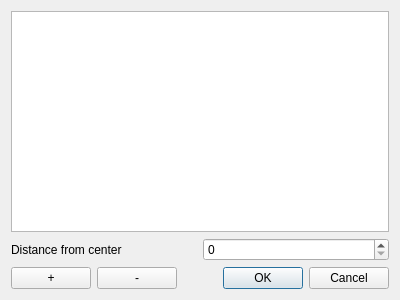
<?xml version="1.0" encoding="UTF-8"?>
<ui version="4.0">
 <class>ScrewsDialog</class>
 <widget class="QDialog" name="ScrewsDialog">
  <property name="geometry">
   <rect>
    <x>0</x>
    <y>0</y>
    <width>400</width>
    <height>300</height>
   </rect>
  </property>
  <property name="windowTitle">
   <string>Dialog</string>
  </property>
  <layout class="QVBoxLayout" name="verticalLayout">
   <item>
    <widget class="QListWidget" name="screwListWidget"/>
   </item>
   <item>
    <layout class="QHBoxLayout" name="horizontalLayout_2">
     <item>
      <widget class="QLabel" name="label">
       <property name="text">
        <string>Distance from center</string>
       </property>
      </widget>
     </item>
     <item>
      <widget class="QSpinBox" name="centerDistanceSpinBox">
       <property name="maximum">
        <number>100000000</number>
       </property>
      </widget>
     </item>
    </layout>
   </item>
   <item>
    <layout class="QHBoxLayout" name="horizontalLayout">
     <item>
      <widget class="QPushButton" name="addScrewButton">
       <property name="text">
        <string>+</string>
       </property>
      </widget>
     </item>
     <item>
      <widget class="QPushButton" name="removeScrewButton">
       <property name="text">
        <string>-</string>
       </property>
      </widget>
     </item>
     <item>
      <widget class="QDialogButtonBox" name="buttonBox">
       <property name="orientation">
        <enum>Qt::Horizontal</enum>
       </property>
       <property name="standardButtons">
        <set>QDialogButtonBox::Cancel|QDialogButtonBox::Ok</set>
       </property>
      </widget>
     </item>
    </layout>
   </item>
  </layout>
 </widget>
 <resources/>
 <connections>
  <connection>
   <sender>buttonBox</sender>
   <signal>accepted()</signal>
   <receiver>ScrewsDialog</receiver>
   <slot>accept()</slot>
   <hints>
    <hint type="sourcelabel">
     <x>248</x>
     <y>254</y>
    </hint>
    <hint type="destinationlabel">
     <x>157</x>
     <y>274</y>
    </hint>
   </hints>
  </connection>
  <connection>
   <sender>buttonBox</sender>
   <signal>rejected()</signal>
   <receiver>ScrewsDialog</receiver>
   <slot>reject()</slot>
   <hints>
    <hint type="sourcelabel">
     <x>316</x>
     <y>260</y>
    </hint>
    <hint type="destinationlabel">
     <x>286</x>
     <y>274</y>
    </hint>
   </hints>
  </connection>
 </connections>
</ui>
